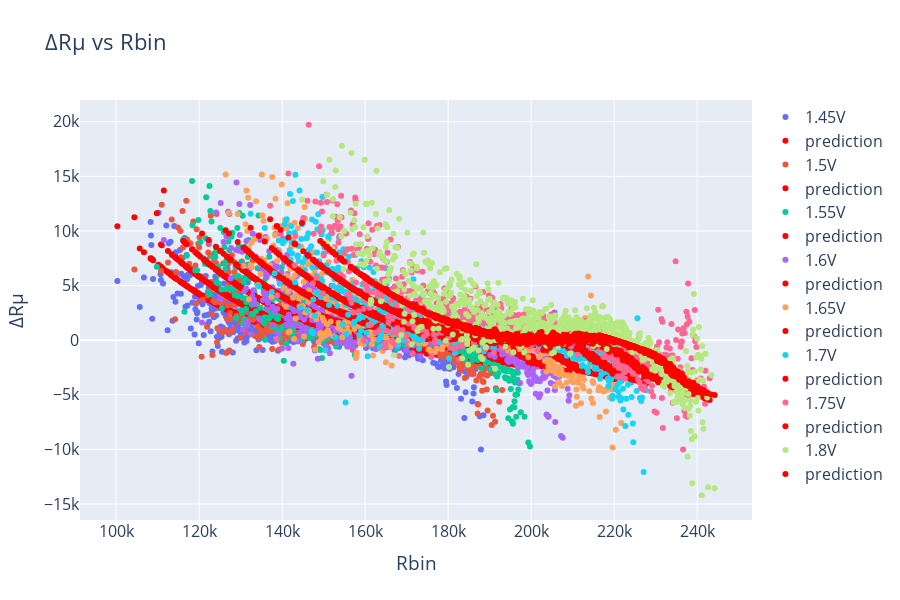

Notebook source saved alongside this figure:
### Code cell
colours = ['#636EFA', '#EF553B', '#00CC96', '#AB63FA', '#FFA15A', '#19D3F3', '#FF6692', '#B6E880', '#FF97FF', '#FECB52',
           '#636EFA', '#EF553B', '#00CC96', '#AB63FA', '#FFA15A', '#19D3F3', '#FF6692', '#B6E880', '#FF97FF', '#FECB52'
           ]
fig = go.Figure()

# for val, col in zip((1.5, 1.8), colours):
for val, col in zip(plot_df['v'].unique(), colours):
    data = plot_df.loc[plot_df['v']==val]
    fig.add_trace(go.Scatter(y = data['Y_test'],
                             x = data['Rbin'],
                            #  marker=dict(color='medium turquoise'),
                             marker=dict(color=col),
                             mode='markers',
                             name=f'{val}V'
                             ))
    fig.add_trace(go.Scatter(y = data['y_test_pred'],
                             x = data['Rbin'],
                             line=dict(color='red'),
                             mode='markers',
                             name='prediction'
                             ))
fig.update_layout(
    font_size=16,
    height=600,
    title="\u0394R\u03BC vs Rbin",
    xaxis_title="Rbin",
    yaxis_title="\u0394R\u03BC"
)

### Figure 1 — Plotly figure (JSON) as saved in the notebook; plotly's stock layout.template omitted (floating-point values rounded to 4 significant figures; data arrays with more than 128 entries replaced by an {"elided": "..."} marker saying what was removed)
{"data": [{"marker": {"color": "#636EFA"}, "mode": "markers", "name": "1.45V", "type": "scatter", "x": {"elided": "706 int values"}, "y": {"elided": "706 float values"}}, {"line": {"color": "red"}, "mode": "markers", "name": "prediction", "type": "scatter", "x": {"elided": "706 int values"}, "y": {"elided": "706 float values"}}, {"marker": {"color": "#EF553B"}, "mode": "markers", "name": "1.5V", "type": "scatter", "x": {"elided": "698 int values"}, "y": {"elided": "698 float values"}}, {"line": {"color": "red"}, "mode": "markers", "name": "prediction", "type": "scatter", "x": {"elided": "698 int values"}, "y": {"elided": "698 float values"}}, {"marker": {"color": "#00CC96"}, "mode": "markers", "name": "1.55V", "type": "scatter", "x": {"elided": "712 int values"}, "y": {"elided": "712 float values"}}, {"line": {"color": "red"}, "mode": "markers", "name": "prediction", "type": "scatter", "x": {"elided": "712 int values"}, "y": {"elided": "712 float values"}}, {"marker": {"color": "#AB63FA"}, "mode": "markers", "name": "1.6V", "type": "scatter", "x": {"elided": "738 int values"}, "y": {"elided": "738 float values"}}, {"line": {"color": "red"}, "mode": "markers", "name": "prediction", "type": "scatter", "x": {"elided": "738 int values"}, "y": {"elided": "738 float values"}}, {"marker": {"color": "#FFA15A"}, "mode": "markers", "name": "1.65V", "type": "scatter", "x": {"elided": "781 int values"}, "y": {"elided": "781 float values"}}, {"line": {"color": "red"}, "mode": "markers", "name": "prediction", "type": "scatter", "x": {"elided": "781 int values"}, "y": {"elided": "781 float values"}}, {"marker": {"color": "#19D3F3"}, "mode": "markers", "name": "1.7V", "type": "scatter", "x": {"elided": "788 int values"}, "y": {"elided": "788 float values"}}, {"line": {"color": "red"}, "mode": "markers", "name": "prediction", "type": "scatter", "x": {"elided": "788 int values"}, "y": {"elided": "788 float values"}}, {"marker": {"color": "#FF6692"}, "mode": "markers", "name": "1.75V", "type": "scatter", "x": {"elided": "828 int values"}, "y": {"elided": "828 float values"}}, {"line": {"color": "red"}, "mode": "markers", "name": "prediction", "type": "scatter", "x": {"elided": "828 int values"}, "y": {"elided": "828 float values"}}, {"marker": {"color": "#B6E880"}, "mode": "markers", "name": "1.8V", "type": "scatter", "x": {"elided": "791 int values"}, "y": {"elided": "791 float values"}}, {"line": {"color": "red"}, "mode": "markers", "name": "prediction", "type": "scatter", "x": {"elided": "791 int values"}, "y": {"elided": "791 float values"}}], "layout": {"font": {"size": 16}, "height": 600, "title": {"text": "ΔRμ vs Rbin"}, "xaxis": {"title": {"text": "Rbin"}}, "yaxis": {"title": {"text": "ΔRμ"}}}}
